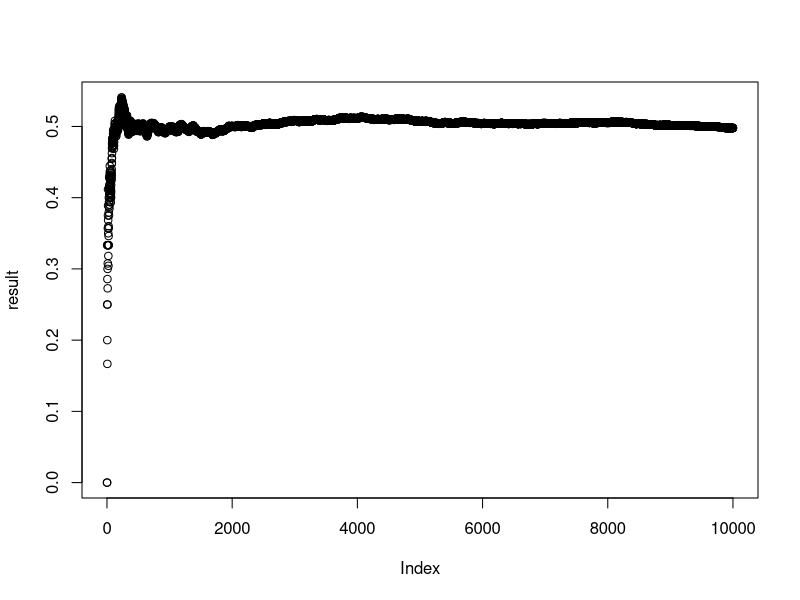
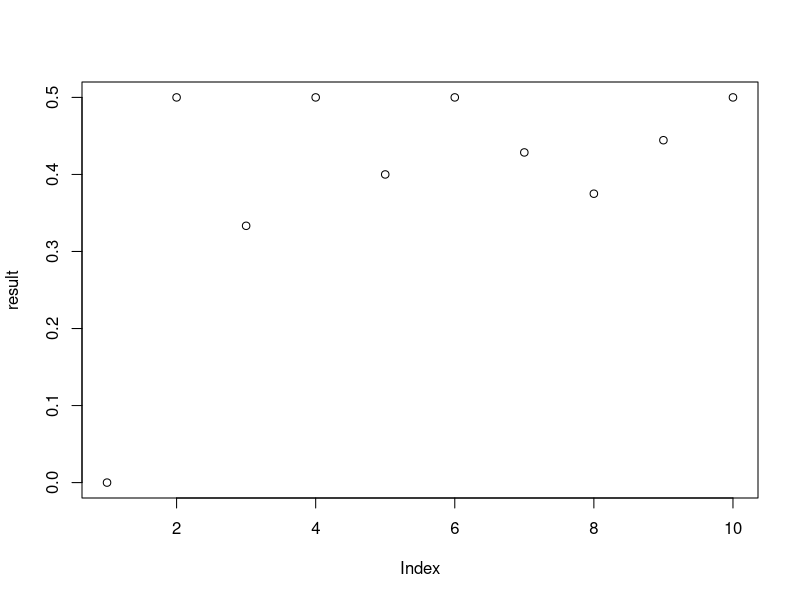
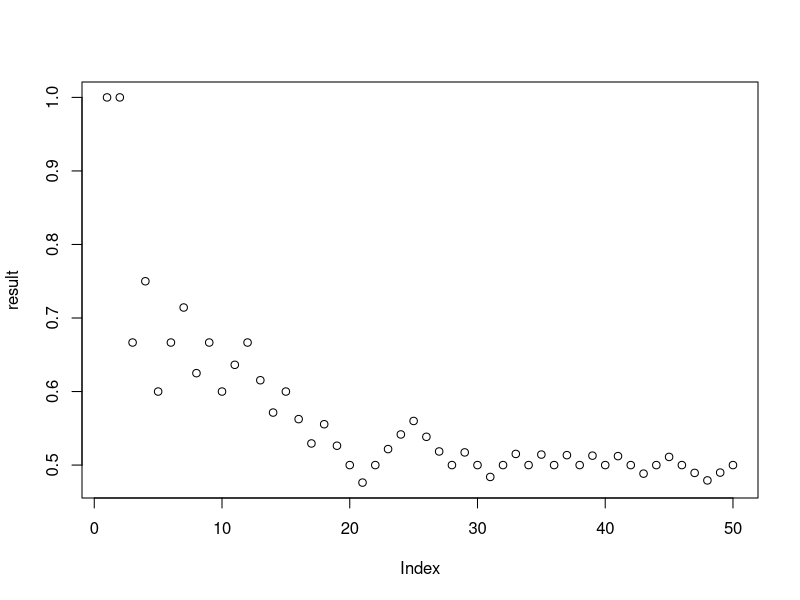
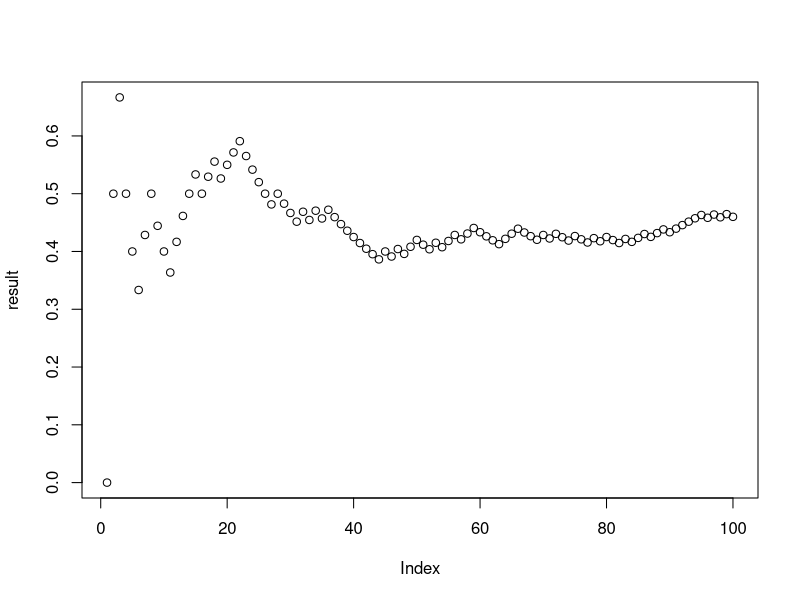
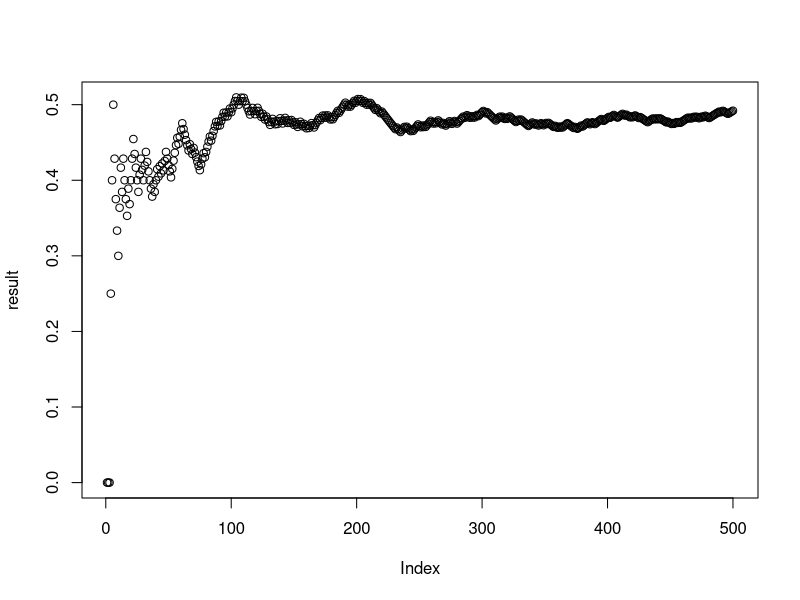
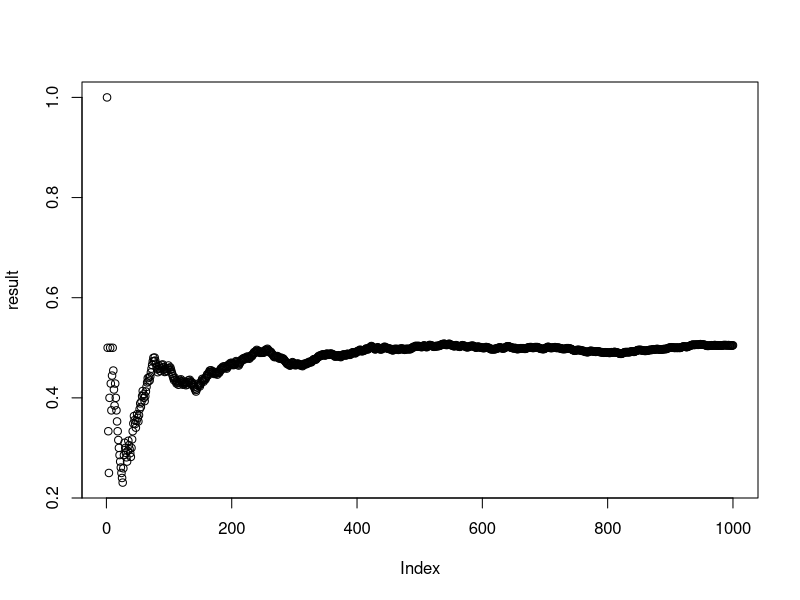
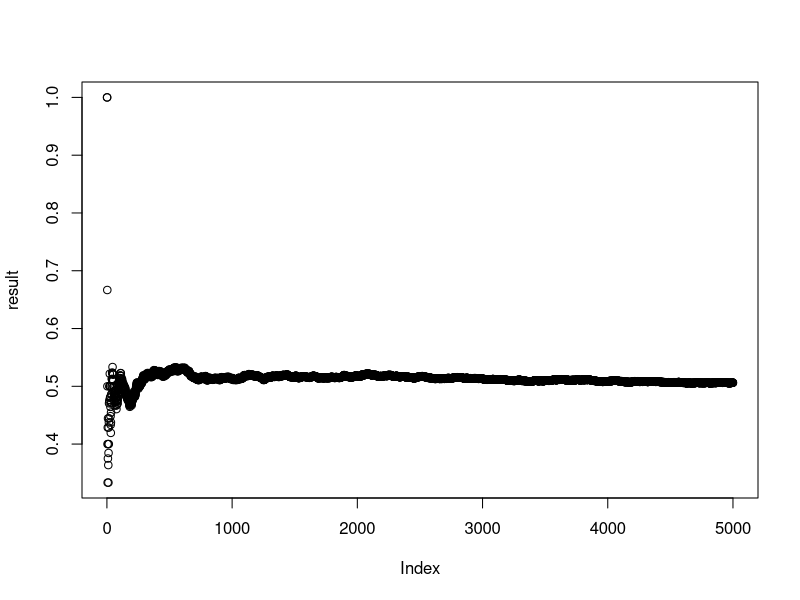
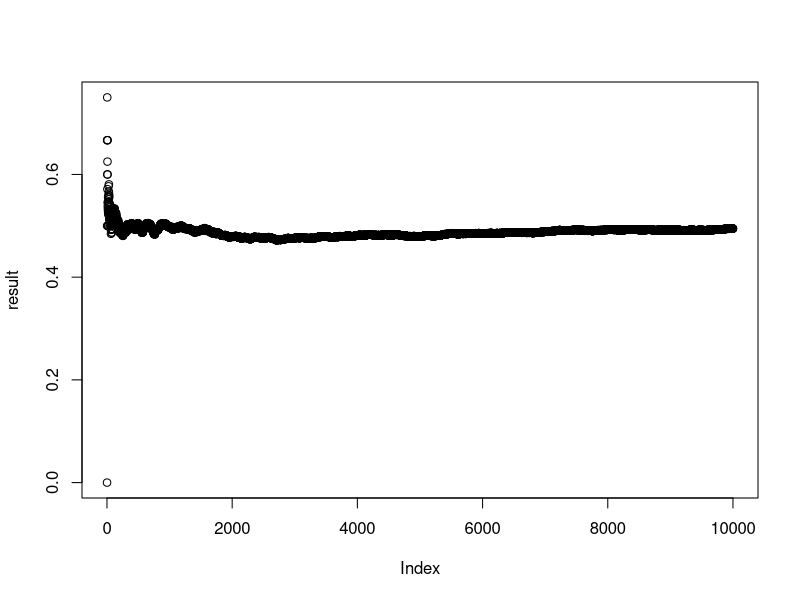

Write the R code that produced these figures, in order.
## ---- chunk 1
knitr::opts_chunk$set(echo = TRUE)
## ---- chunk 2
relative_freq<-function(n,vars) {
  result<-c()
  heads<-0
  for (i in 1:n) {
    trial<-rbinom(vars,1,.5)
    if (trial==0) {
      heads<-heads+1
    }
    result<-append(result,heads/i)
  }
  return(result)
}

n<-10000
vars<-1
result<-relative_freq(n,vars)
result[n]
plot(result)
mean(result)
sd(result)
## ---- chunk 3
vars<-1
for (n in c(10,50,100,500,1000,5000,10000)) {
  result<-relative_freq(n,vars) 
  print(n)
  print(result[n])
  #write("n->",n," mean->", result[n])
  plot(result)
}
## ---- chunk 4
meanof_bernoulli<-function(n,vars) {
  result<-c()
  for (i in 1:n) {
    result<-append(result,mean(rbinom(vars,1,.5))*sqrt(n))
  }
  return(result)
}

n<-10000
vars<-20
result<-meanof_bernoulli(n,vars)
hist(result)
mean(result)
sd(result)
## ---- chunk 5
mean(result)
sd(result)
## ---- chunk 6
weak_law<-function(n,vars,epsilon) {
  result<-c()
  heads<-0
  f<-0
  for (i in 1:n) {
    trial<-rbinom(vars,1,.5)
    if (trial==0) {
      heads<-heads+1
    }
    if (abs((heads/i)-0.5)<epsilon) {
      f<-f+1
    }
    result<-append(result,f/i)
  }
  return(result)
}

n<-10000
vars<-1
epsilon<-0.01
result<-weak_law(n,vars,epsilon)
result[n]
plot(result)
mean(result)
sd(result)
## ---- chunk 7
vars<-1
epsilon<-0.05
for (n in c(10,50,100,500,1000,5000,10000)) {
  result<-weak_law(n,vars,0.05) 
  print(n)
  print(result[n])
  #write("n->",n," mean->", result[n])
  plot(result)
}
